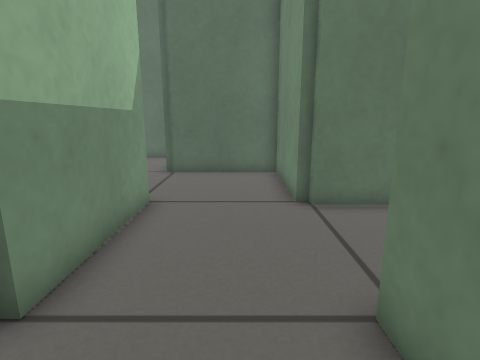
View 1 (above)

24 first-person views from a walk through a robot-simulator world made for Gazebo. The camera is 0.47 m above the floor, tilts 12° down and sees 80° across. The floor is counted in squares, 0.2 m on a side. Each view is taken from the middle of a square. On the plan, view 1 faces up. The plan holds only what a view shows up to about 18 squares ahead; the rest is blank.

View 2
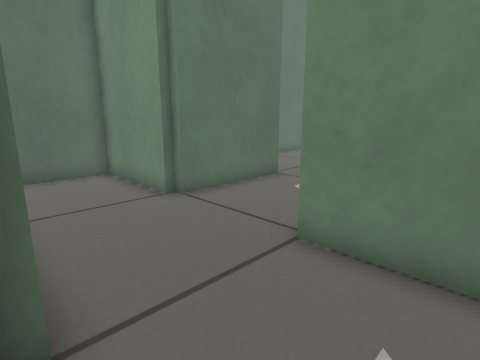

View 3
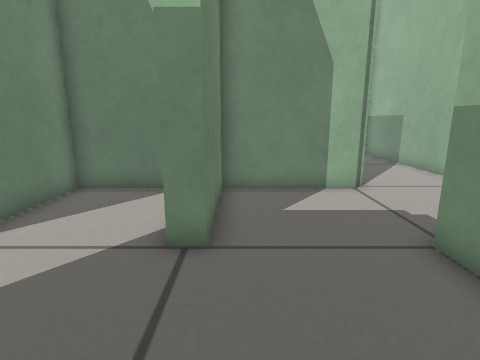

View 4
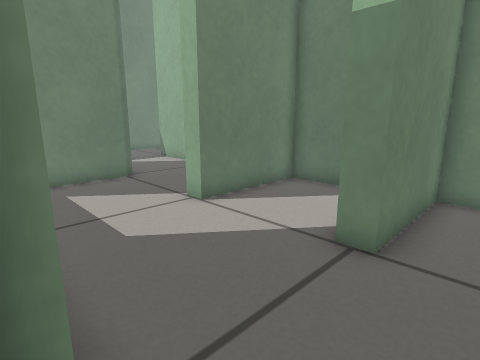

View 5
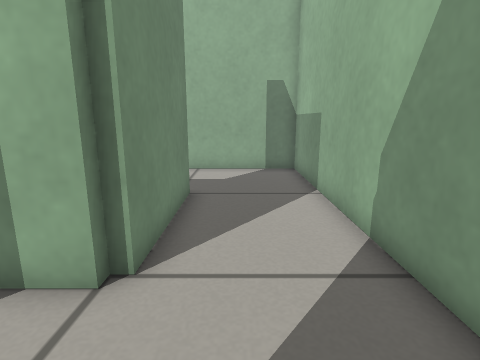

View 6
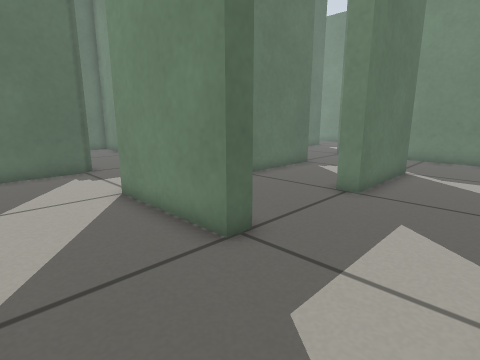

View 7
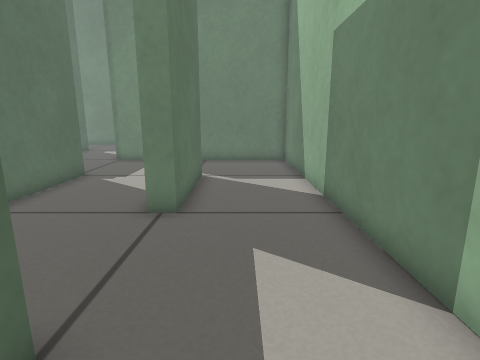

View 8
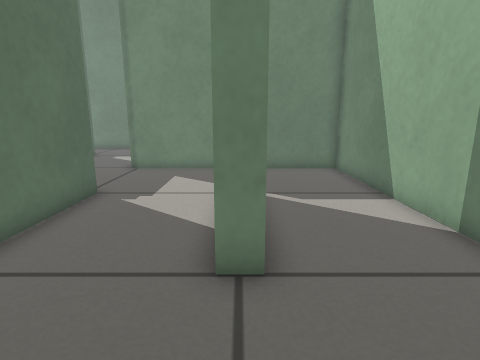

View 9
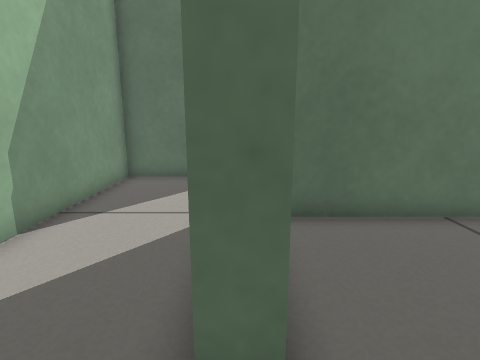

View 10
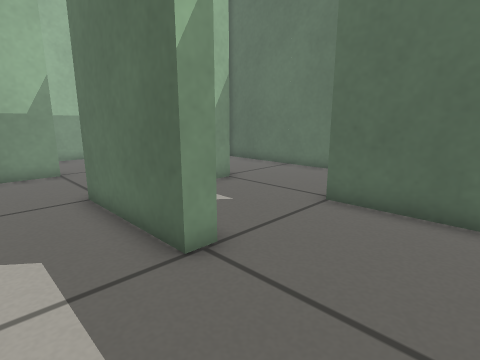

View 11
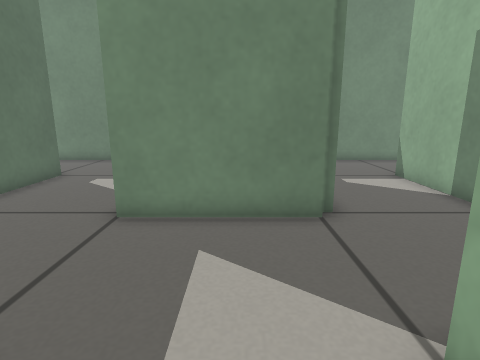

View 12
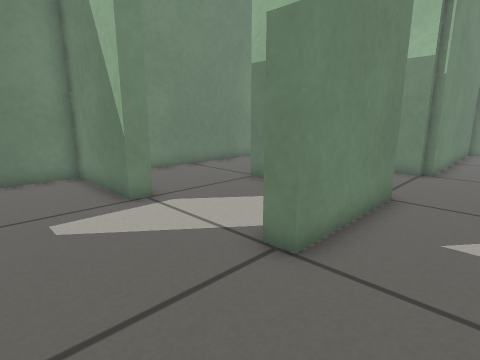

View 13
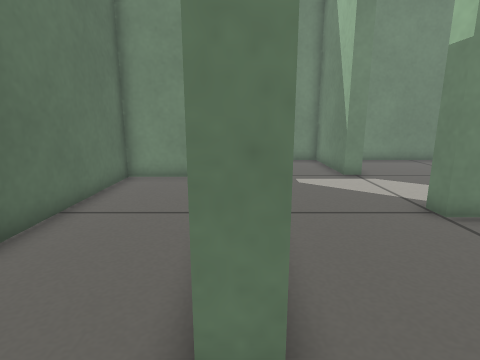

View 14
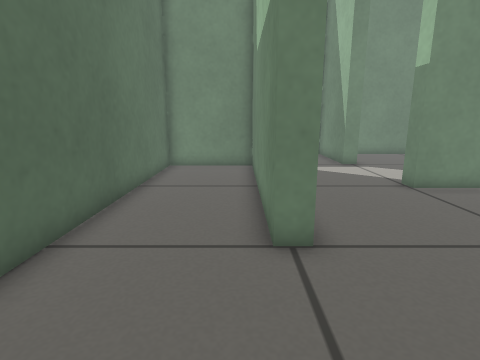

View 15
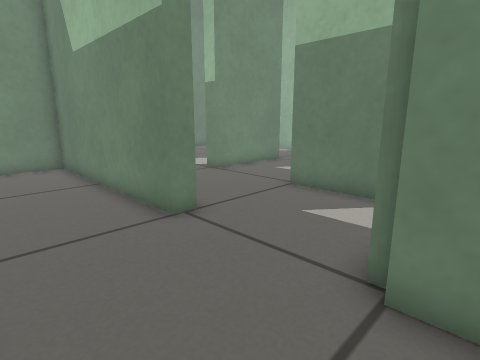

View 16
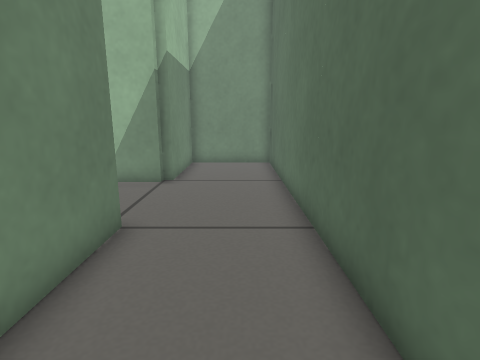

View 17
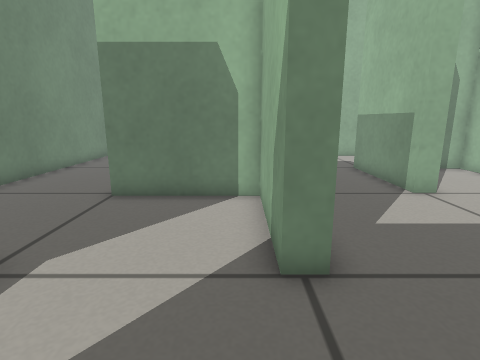

View 18
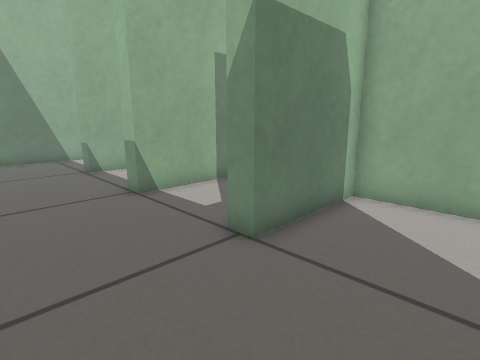

View 19
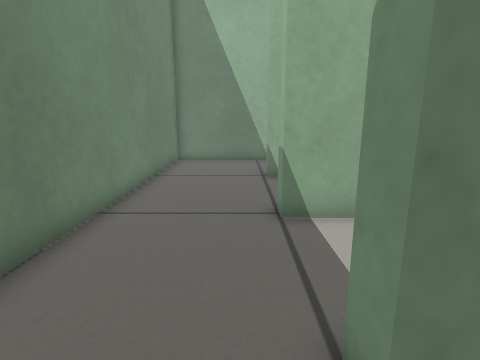

View 20
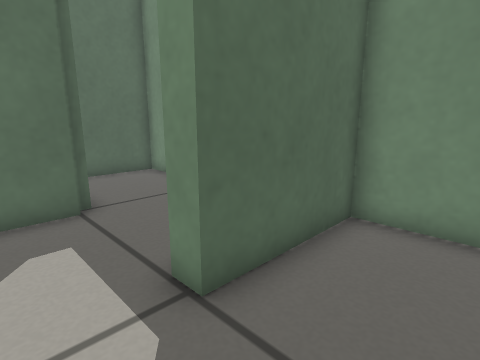

View 21
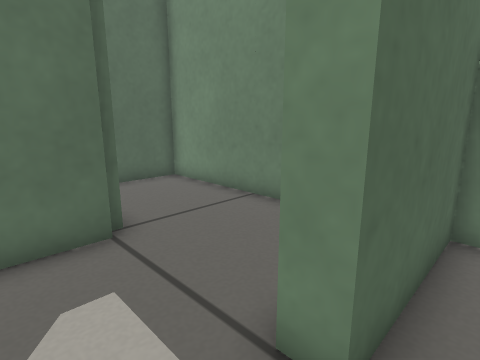

View 22
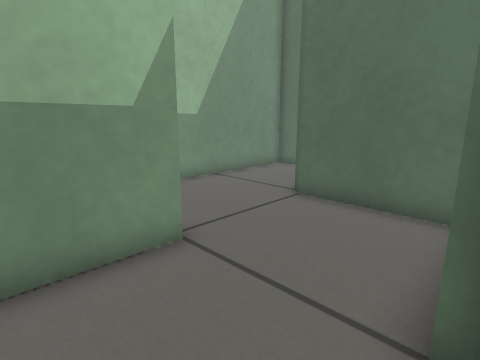

View 23
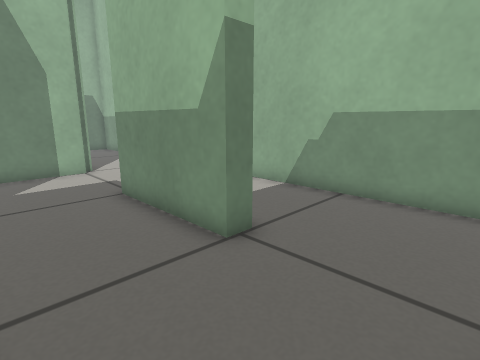

View 24
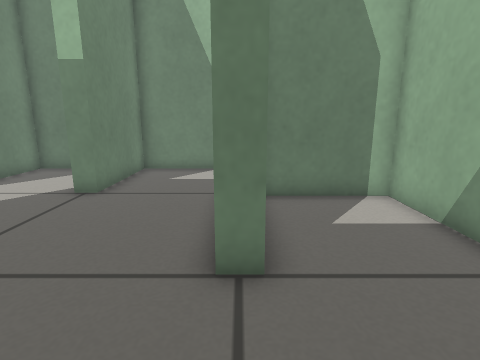

### Floor plan
Points are (right, up) in squares from view 1. A wall is a line through its corners. A room is listed if a view was taken in it or the views show most of it. See-through windows are left out.
Room 1 (views 1, 3, 4, 22, 23)
walls: (2, 7.6) (2, 8) (1.6, 8) (1.6, 12.6) (-3, 12.6); (-2.6, 8) (-2.6, 3); (-3, -1.6) (1.6, -1.6) (1.6, 3) (2.4, 3)
ways out: opening at (-3, 0.5) to room 2; opening at (2, 5) to room 5; opening at (-3, 10) to room 7
Room 2 (views 2, 5, 6, 7, 9)
walls: (-2.5, -7) (-3.4, -7) (-3.4, -2) (-3, -2) (-3, -1.6); (-2.9, 2.6) (-7.6, 2.6) (-7.6, -11.6) (-2.6, -11.6); (-2.6, 3) (-3, 3)
ways out: opening at (-3, 0.5) to room 1; opening at (-3, -9.5) to room 3
Room 3 (view 8)
walls: (5.5, -6.6) (6.6, -6.6); (7.1, -7.4) (2, -7.4) (2, -6.6); (7.1, -2.4) (-1.9, -2.4); (12, -2) (12, -1.6); (-2.6, -11.6) (11.6, -11.6) (11.6, -2)
ways out: opening at (-3, -9.5) to room 2; opening at (9.5, -2) to room 4
Room 4 (views 10, 12, 17, 18, 19, 20, 21)
walls: (11.6, 2.9) (11.6, 8) (12.4, 8) (12.4, 3.4) (17, 3.4) (17, 2.6); (12, 2.5) (12, 3); (17.1, 12.6) (13.8, 12.6); (17.5, 13) (17, 13); (10.6, 12.6) (7, 12.6); (7.4, 3) (7.4, -2); (12, -1.6) (17, -1.6) (17, -2.4); (7, 8.4) (7, 7.6); (11.6, -2) (12, -2); (21.6, -2.4) (21.6, 7.8) (17.1, 7.8) (17.1, 8.5) (21.6, 8.5) (21.6, 17.6) (18.8, 17.6)
ways out: opening at (9.5, -2) to room 3; opening at (7, 5.5) to room 5; opening at (19.5, -2) to room 9; opening at (7, 10.5) to room 10
Room 5 (view 11)
walls: (2.4, -0.5) (2.4, -1.6) (6.6, -1.6) (6.6, 3) (7.4, 3); (7, 7.6) (2, 7.6)
ways out: opening at (2, 5) to room 1; opening at (7, 5.5) to room 4
Room 6 (views 13, 14, 15, 16)
walls: (7, 12.6) (7, 13.4) (16.6, 13.4) (16.6, 17.6) (-2.6, 17.6) (-2.6, 13.4) (2, 13.4) (2, 13)
ways out: opening at (4.5, 13) to room 10
Room 7 (view 24)
walls: (-3.5, 8) (-2.6, 8); (-4.5, 17.6) (-7.6, 17.6) (-7.6, 3.4) (-3.8, 3.4)
ways out: opening at (-3, 10) to room 1
Room 8 (no view inside)
walls: (16.8, -6.6) (16.8, -7.5); (15.5, -11.6) (21.6, -11.6) (21.6, -6.4)
ways out: opening at (19, -7) to room 9
Room 9 (no view inside)
walls: (15.1, -6.6) (16.8, -6.6); (21.6, -6.4) (21.6, -2.4)
ways out: opening at (19.5, -2) to room 4; opening at (19, -7) to room 8
Room 10 (no view inside)
walls: (3.9, 8.4) (7, 8.4); (2.4, 13.1) (2.4, 11.2)
ways out: opening at (7, 10.5) to room 4; opening at (4.5, 13) to room 6

Positions as (right, up) in squares from view 1, and headings:
1: (0, 0), facing up
2: (-3, 0), facing up-right
3: (1, 8), facing down
4: (0, 8), facing down-right
5: (-5, 2), facing down
6: (-7, -11), facing up-right
7: (-5, -9), facing right
8: (-2, -7), facing right
9: (-3, -9), facing up
10: (11, 5), facing up-left
11: (5, 5), facing right
12: (9, 12), facing down-right
13: (5, 13), facing right
14: (2, 14), facing right
15: (1, 17), facing down-right
16: (13, 16), facing left
17: (13, 12), facing down
18: (21, 7), facing down-left
19: (18, 5), facing down
20: (15, 5), facing up-right
21: (15, 7), facing up-right
22: (2, 5), facing up-left
23: (1, 12), facing down-left
24: (-3, 12), facing down
